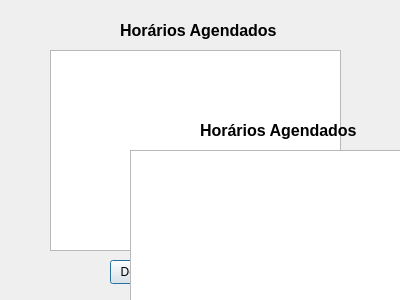
<?xml version="1.0" encoding="UTF-8"?>
<ui version="4.0">
 <class>TelaAgendamentos</class>
 <widget class="QDialog" name="TelaAgendamentos">
  <property name="geometry">
   <rect>
    <x>0</x>
    <y>0</y>
    <width>400</width>
    <height>300</height>
   </rect>
  </property>
  <property name="windowTitle">
   <string>Dialog</string>
  </property>
  <widget class="QLabel" name="label">
   <property name="geometry">
    <rect>
     <x>120</x>
     <y>20</y>
     <width>161</width>
     <height>21</height>
    </rect>
   </property>
   <property name="font">
    <font>
     <pointsize>12</pointsize>
     <bold>true</bold>
    </font>
   </property>
   <property name="text">
    <string>Horários Agendados</string>
   </property>
  </widget>
  <widget class="QListWidget" name="listWidget">
   <property name="geometry">
    <rect>
     <x>50</x>
     <y>50</y>
     <width>291</width>
     <height>201</height>
    </rect>
   </property>
  </widget>
  <widget class="QPushButton" name="desmarcarBtn">
   <property name="geometry">
    <rect>
     <x>110</x>
     <y>260</y>
     <width>80</width>
     <height>24</height>
    </rect>
   </property>
   <property name="text">
    <string>Desmarcar</string>
   </property>
  </widget>
  <widget class="QPushButton" name="voltarBtn">
   <property name="geometry">
    <rect>
     <x>210</x>
     <y>260</y>
     <width>80</width>
     <height>24</height>
    </rect>
   </property>
   <property name="text">
    <string>Voltar</string>
   </property>
  </widget>
  <widget class="QPushButton" name="desmarcarBtn_2">
   <property name="geometry">
    <rect>
     <x>190</x>
     <y>360</y>
     <width>80</width>
     <height>24</height>
    </rect>
   </property>
   <property name="text">
    <string>Desmarcar</string>
   </property>
  </widget>
  <widget class="QPushButton" name="voltarBtn_2">
   <property name="geometry">
    <rect>
     <x>290</x>
     <y>360</y>
     <width>80</width>
     <height>24</height>
    </rect>
   </property>
   <property name="text">
    <string>Voltar</string>
   </property>
  </widget>
  <widget class="QLabel" name="label_2">
   <property name="geometry">
    <rect>
     <x>200</x>
     <y>120</y>
     <width>161</width>
     <height>21</height>
    </rect>
   </property>
   <property name="font">
    <font>
     <pointsize>12</pointsize>
     <bold>true</bold>
    </font>
   </property>
   <property name="text">
    <string>Horários Agendados</string>
   </property>
  </widget>
  <widget class="QListWidget" name="listWidget_2">
   <property name="geometry">
    <rect>
     <x>130</x>
     <y>150</y>
     <width>291</width>
     <height>201</height>
    </rect>
   </property>
  </widget>
 </widget>
 <resources/>
 <connections/>
</ui>
